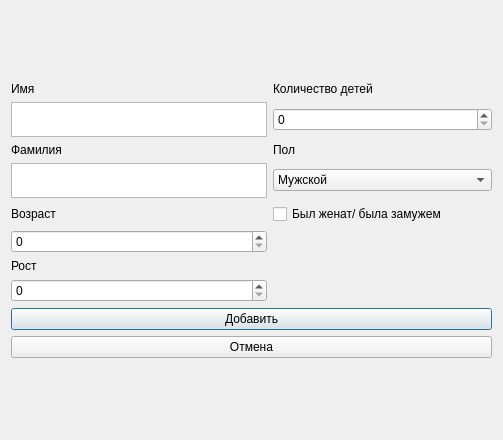
<?xml version="1.0" encoding="UTF-8"?>
<ui version="4.0">
 <class>adddialog</class>
 <widget class="QDialog" name="adddialog">
  <property name="windowModality">
   <enum>Qt::ApplicationModal</enum>
  </property>
  <property name="geometry">
   <rect>
    <x>0</x>
    <y>0</y>
    <width>503</width>
    <height>440</height>
   </rect>
  </property>
  <property name="windowTitle">
   <string>Add element</string>
  </property>
  <layout class="QGridLayout" name="gridLayout_2">
   <item row="0" column="0">
    <layout class="QGridLayout" name="gridLayout">
     <item row="5" column="0">
      <widget class="QSpinBox" name="ageField">
       <property name="maximum">
        <number>999999999</number>
       </property>
      </widget>
     </item>
     <item row="0" column="1">
      <widget class="QLabel" name="label_5">
       <property name="text">
        <string>Количество детей</string>
       </property>
      </widget>
     </item>
     <item row="7" column="0">
      <widget class="QSpinBox" name="heightField">
       <property name="maximum">
        <number>999999999</number>
       </property>
      </widget>
     </item>
     <item row="3" column="0">
      <widget class="QTextEdit" name="surnameField">
       <property name="sizePolicy">
        <sizepolicy hsizetype="Minimum" vsizetype="Maximum">
         <horstretch>0</horstretch>
         <verstretch>10</verstretch>
        </sizepolicy>
       </property>
       <property name="minimumSize">
        <size>
         <width>0</width>
         <height>35</height>
        </size>
       </property>
       <property name="maximumSize">
        <size>
         <width>16777215</width>
         <height>35</height>
        </size>
       </property>
      </widget>
     </item>
     <item row="4" column="1">
      <widget class="QCheckBox" name="marriedField">
       <property name="text">
        <string>Был женат/ была замужем</string>
       </property>
      </widget>
     </item>
     <item row="2" column="0">
      <widget class="QLabel" name="label_2">
       <property name="sizePolicy">
        <sizepolicy hsizetype="Preferred" vsizetype="Fixed">
         <horstretch>0</horstretch>
         <verstretch>0</verstretch>
        </sizepolicy>
       </property>
       <property name="text">
        <string>Фамилия</string>
       </property>
      </widget>
     </item>
     <item row="4" column="0">
      <widget class="QLabel" name="label_3">
       <property name="text">
        <string>Возраст</string>
       </property>
      </widget>
     </item>
     <item row="3" column="1">
      <widget class="QComboBox" name="genderField">
       <item>
        <property name="text">
         <string>Мужской</string>
        </property>
       </item>
       <item>
        <property name="text">
         <string>Женский</string>
        </property>
       </item>
      </widget>
     </item>
     <item row="13" column="0" colspan="2">
      <widget class="QPushButton" name="addButton">
       <property name="text">
        <string>Добавить</string>
       </property>
      </widget>
     </item>
     <item row="1" column="1">
      <widget class="QSpinBox" name="childrenField">
       <property name="maximum">
        <number>999999999</number>
       </property>
      </widget>
     </item>
     <item row="6" column="0">
      <widget class="QLabel" name="label_4">
       <property name="sizePolicy">
        <sizepolicy hsizetype="Preferred" vsizetype="Fixed">
         <horstretch>0</horstretch>
         <verstretch>0</verstretch>
        </sizepolicy>
       </property>
       <property name="text">
        <string>Рост</string>
       </property>
      </widget>
     </item>
     <item row="14" column="0" colspan="2">
      <widget class="QPushButton" name="cancelButton">
       <property name="text">
        <string>Отмена</string>
       </property>
      </widget>
     </item>
     <item row="2" column="1">
      <widget class="QLabel" name="label_6">
       <property name="text">
        <string>Пол</string>
       </property>
      </widget>
     </item>
     <item row="0" column="0">
      <widget class="QLabel" name="label">
       <property name="sizePolicy">
        <sizepolicy hsizetype="Preferred" vsizetype="Fixed">
         <horstretch>0</horstretch>
         <verstretch>0</verstretch>
        </sizepolicy>
       </property>
       <property name="text">
        <string>Имя</string>
       </property>
      </widget>
     </item>
     <item row="1" column="0">
      <widget class="QTextEdit" name="nameField">
       <property name="enabled">
        <bool>true</bool>
       </property>
       <property name="sizePolicy">
        <sizepolicy hsizetype="Minimum" vsizetype="Fixed">
         <horstretch>0</horstretch>
         <verstretch>20</verstretch>
        </sizepolicy>
       </property>
       <property name="minimumSize">
        <size>
         <width>0</width>
         <height>35</height>
        </size>
       </property>
       <property name="maximumSize">
        <size>
         <width>16777215</width>
         <height>35</height>
        </size>
       </property>
       <property name="acceptDrops">
        <bool>true</bool>
       </property>
       <property name="acceptRichText">
        <bool>true</bool>
       </property>
      </widget>
     </item>
    </layout>
   </item>
  </layout>
 </widget>
 <resources/>
 <connections/>
</ui>
